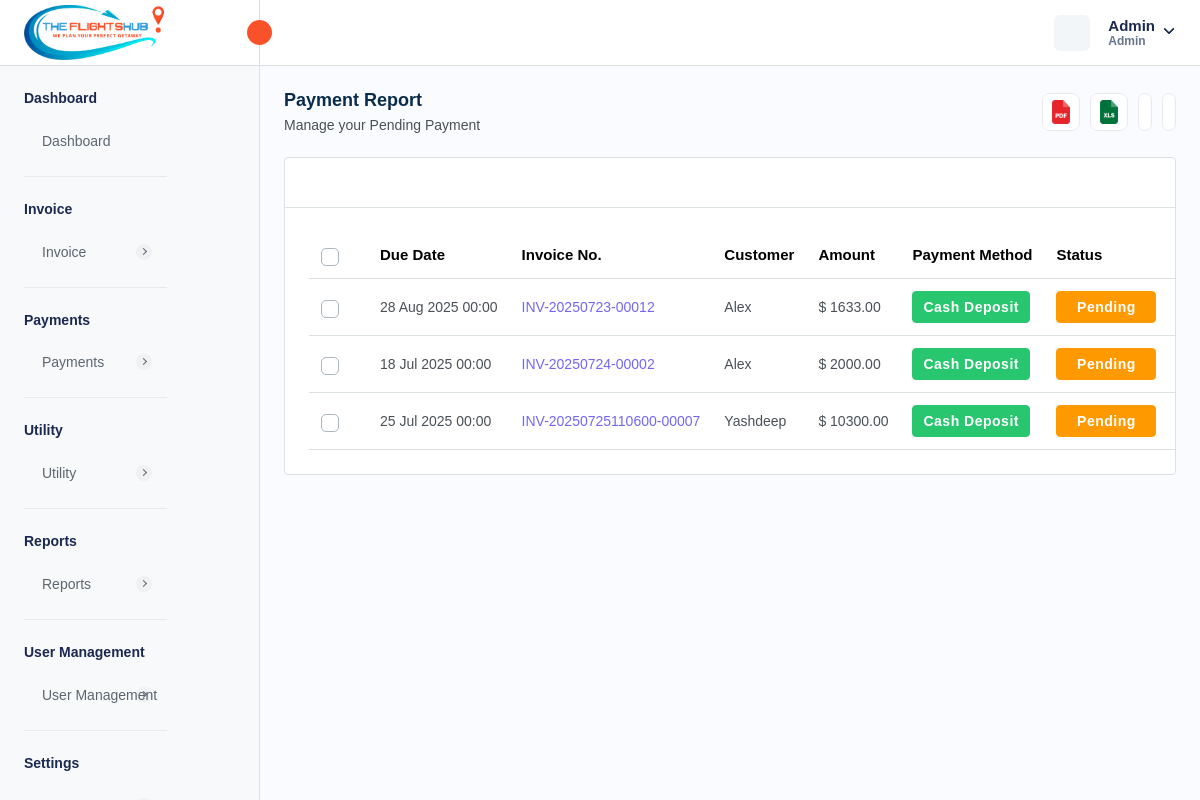
/payment-pending.php (signed in), run on the app's committed database.
### tables this page shows
CREATE TABLE `company_settings` (
  `company_id` int NOT NULL AUTO_INCREMENT,
  `company_name` varchar(255) DEFAULT NULL,
  `company_email` varchar(255) DEFAULT NULL,
  `company_phone` varchar(20) DEFAULT NULL,
  `company_website` varchar(255) DEFAULT NULL,
  `company_logo` varchar(255) DEFAULT NULL,
  `favicon` varchar(255) DEFAULT NULL,
  `address` text,
  `country` varchar(100) DEFAULT NULL,
  `state` varchar(100) DEFAULT NULL,
  `city` varchar(100) DEFAULT NULL,
  `postal_code` varchar(20) DEFAULT NULL,
  `gst_number` varchar(255) DEFAULT NULL,
  `bz_number` varchar(255) DEFAULT NULL,
  `created_at` timestamp NULL DEFAULT CURRENT_TIMESTAMP,
  `updated_at` timestamp NULL DEFAULT CURRENT_TIMESTAMP ON UPDATE CURRENT_TIMESTAMP,
  PRIMARY KEY (`company_id`)
);

CREATE TABLE `invoice` (
  `invoice_id` int NOT NULL AUTO_INCREMENT,
  `invoice_number` varchar(255) NOT NULL,
  `invoice_title` varchar(255) DEFAULT NULL,
  `payment_method` enum('CREDIT_CARD','DEBIT_CARD','CASH','CASH_DEPOSIT','NET_BANKING','PAYPAL','OTHER') NOT NULL,
  `transaction_id` varchar(255) DEFAULT NULL,
  `status` enum('PAID','PENDING','CANCELLED','REFUNDED') NOT NULL,
  `airline_name` text,
  `travel_date` varchar(45) DEFAULT NULL,
  `due_date` varchar(255) DEFAULT NULL,
  `customer_name` varchar(255) DEFAULT NULL,
  `service_id` json DEFAULT NULL,
  `from_location` text,
  `to_location` text,
  `customer_address` longtext,
  `description` longtext,
  `reminder_enabled` int NOT NULL DEFAULT '0',
  `reminder_count` int NOT NULL DEFAULT '0',
  `organization` varchar(255) DEFAULT NULL,
  `passenger_details` json DEFAULT NULL,
  `total_amount` decimal(10,2) NOT NULL,
  `created_at` timestamp NULL DEFAULT CURRENT_TIMESTAMP,
  `updated_at` timestamp NULL DEFAULT CURRENT_TIMESTAMP ON UPDATE CURRENT_TIMESTAMP,
  `created_by` int NOT NULL,
  `is_active` int NOT NULL DEFAULT '1',
  `customer_email` varchar(255) DEFAULT NULL,
  PRIMARY KEY (`invoice_id`),
  UNIQUE KEY `invoice_number_UNIQUE` (`invoice_number`),
  UNIQUE KEY `transaction_id_UNIQUE` (`transaction_id`)
);

CREATE TABLE `localization_settings` (
  `id` int NOT NULL AUTO_INCREMENT,
  `language` varchar(50) DEFAULT 'English',
  `timezone` varchar(100) DEFAULT 'UTC',
  `date_format` varchar(20) DEFAULT 'd M Y',
  `time_format` varchar(10) DEFAULT '12',
  `currency_id` int DEFAULT NULL,
  `created_at` datetime DEFAULT CURRENT_TIMESTAMP,
  `updated_at` datetime DEFAULT CURRENT_TIMESTAMP ON UPDATE CURRENT_TIMESTAMP,
  PRIMARY KEY (`id`)
);

CREATE TABLE `currency` (
  `currency_id` int NOT NULL AUTO_INCREMENT,
  `currency_name` varchar(255) DEFAULT NULL,
  `currency_code` varchar(45) DEFAULT NULL,
  `currency_symbol` varchar(45) DEFAULT NULL,
  `currency_rate` decimal(10,2) DEFAULT NULL,
  `created_at` timestamp NULL DEFAULT CURRENT_TIMESTAMP,
  `updated_at` timestamp NULL DEFAULT NULL,
  `is_active` int DEFAULT '1',
  PRIMARY KEY (`currency_id`)
);

### payment-pending.php (the view, shortened to what this page needs)
<?php
require "./database/config.php";
try {
    $stmtFetchInvoices = $db->prepare("SELECT * FROM invoice
    WHERE invoice.status = 'PENDING' AND invoice.is_active = 1
    ");
    if ($stmtFetchInvoices->execute()) {
        $invoices = $stmtFetchInvoices->get_result();
    } else {
        $_SESSION['error'] = 'Error for fetching customers';
    }
    $stmtFetchCompanySettings = $db->prepare("SELECT * FROM company_settings");
    $stmtFetchCompanySettings->execute();
    $companySettings = $stmtFetchCompanySettings->get_result()->fetch_array(MYSQLI_ASSOC);
    $stmtFetchLocalizationSettings = $db->prepare("SELECT * FROM localization_settings INNER JOIN currency ON localization_settings.currency_id = currency.currency_id;");
    $stmtFetchLocalizationSettings->execute();
    $localizationSettings = $stmtFetchLocalizationSettings->get_result()->fetch_array(MYSQLI_ASSOC);
} catch (Exception $e) {
    $_SESSION['error'] = $e;
}
?>
<!DOCTYPE html>
<html lang="en">
<head>
    <link rel="stylesheet" href="assets/css/bootstrap.min.css" />
    <link rel="stylesheet" href="assets/css/bootstrap-datetimepicker.min.css" />
    <link rel="stylesheet" href="assets/plugins/daterangepicker/daterangepicker.css" />
    <link rel="stylesheet" href="assets/css/animate.css" />
    <link rel="stylesheet" href="assets/plugins/select2/css/select2.min.css" />
    <link rel="stylesheet" href="assets/css/dataTables.bootstrap5.min.css" />
    <link rel="stylesheet" href="assets/plugins/fontawesome/css/fontawesome.min.css" />
    <link rel="stylesheet" href="assets/plugins/fontawesome/css/all.min.css" />
    <link rel="stylesheet" href="assets/css/style.css" />
    <link rel="stylesheet" href="https://cdn.jsdelivr.net/npm/notyf@3/notyf.min.css" />
</head>
<body>
    <div class="main-wrapper">
        <div class="header">
            <?php require_once("header.php"); ?>
        </div>
        <div class="sidebar" id="sidebar">
            <?php require_once("sidebar.php"); ?>
        </div>
        <div class="page-wrapper">
            <div class="content">
                <div class="page-header justify-content-between">
                    <div class="page-title">
                        <h4>Payment Report</h4>
                        <h6>Manage your Pending Payment</h6>
                    </div>
                    <ul class="table-top-head">
                        <li>
                            <a data-bs-toggle="tooltip" onclick="exportToPDF()" data-bs-placement="top" title="Pdf"><img
                                    src="assets/img/icons/pdf.svg" alt="img" /></a>
                        </li>
                        <li>
                            <a data-bs-toggle="tooltip" onclick="exportToExcel()" data-bs-placement="top"
                                title="Excel"><img src="assets/img/icons/excel.svg" alt="img" /></a>
                        </li>
                        <li>
                            <a href="" data-bs-toggle="tooltip" data-bs-placement="top" title="Refresh"></a>
                        </li>
                        <li>
                            <a data-bs-toggle="tooltip" data-bs-placement="top" title="Collapse" id="collapse-header"></a>
                        </li>
                    </ul>
                </div>
                <div class="card table-list-card">
                    <div class="card-body">
                        <div class="table-top">
                            <div class="search-set">
                                <div class="search-input">
                                    <a href="" class="btn btn-searchset"></a>
                                </div>
                            </div>
                        </div>
                        <div class="table-responsive">
                            <table id="myTable" class="table datanew">
                                <thead>
                                    <tr>
                                        <th class="no-sort">
                                            <label class="checkboxs">
                                                <span class="checkmarks"></span>
                                            </label>
                                        </th>
                                        <th>Due Date</th>
                                        <th>Invoice No.</th>
                                        <th>Customer</th>
                                        <th>Amount</th>
                                        <th>Payment Method</th>
                                        <th>Status</th>
                                        <th class="no-sort text-center">Action</th>
                                    </tr>
                                </thead>
                                <tbody>
                                    <?php foreach ($invoices->fetch_all(MYSQLI_ASSOC) as $invoice) { ?>
                                        <tr>
                                            <td>
                                                <label class="checkboxs">
                                                    <span class="checkmarks"></span>
                                                </label>
                                            </td>
                                            <td><?php $date = new DateTime($invoice['due_date']);
                                            echo $date->format(isset($localizationSettings["date_format"]) ? $localizationSettings["date_format"] : "d M Y") ?>
                                            </td>
                                            <td class="ref-number" c><?php echo $invoice['invoice_number'] ?></td>
                                            <td>
                                                <?php echo $invoice['customer_name'] ?>
                                            </td>
                                            <td>
                                                <?php echo (isset($localizationSettings["currency_symbol"]) ? $localizationSettings["currency_symbol"] : "$") . " " . $invoice['total_amount'] ?>
                                            </td>
                                            <td class="payment-info">
                                                <?php if ($invoice['payment_method'] == 'CREDIT_CARD') { ?>
                                                    <span class="badge badge-lg bg-success">Credit Card</span>
                                                <?php } elseif ($invoice['payment_method'] == 'DEBIT_CARD') { ?>
                                                    <span class="badge badge-lg bg-success">Debit Card</span>
                                                <?php } elseif ($invoice['payment_method'] == 'CASH') { ?>
                                                    <span class="badge badge-lg bg-success">Cash</span>
                                                <?php } elseif ($invoice['payment_method'] == 'CASH_DEPOSIT') { ?>
                                                    <span class="badge badge-lg bg-success">Cash Deposit</span>
                                                <?php } elseif ($invoice['payment_method'] == 'NET_BANKING') { ?>
                                                    <span class="badge badge-lg bg-primary">Net Banking</span>
                                                <?php } elseif ($invoice['payment_method'] == 'PAYPAL') { ?>
                                                    <span class="badge badge-lg bg-primary">Paypal</span>
                                                <?php } elseif ($invoice['payment_method'] == 'OTHER') { ?>
                                                    <span class="badge badge-lg bg-warning">Other</span>
                                                <?php } ?>
                                            </td>
                                            <td>
                                                <?php if ($invoice['status'] == 'PAID') { ?>
                                                    <span class="badge badge-lg bg-success">Paid</span>
                                                <?php } elseif ($invoice['status'] == 'CANCELLED') { ?>
                                                    <span class="badge badge-lg bg-danger">Cancelled</span>
                                                <?php } elseif ($invoice['status'] == 'PENDING') { ?>
                                                    <span class="badge badge-lg bg-warning">Pending</span>
                                                <?php } elseif ($invoice['status'] == 'REFUNDED') { ?>
                                                    <span class="badge badge-lg bg-primary">Refunded</span>
                                                <?php } ?>
                                            </td>
                                            <td class="text-center">
                                            </td>
                                        </tr>
                                    <?php } ?>
                                </tbody>
                            </table>
                        </div>
                    </div>
                </div>
            </div>
        </div>
    </div>
</body>
</html>

### header.php (shortened to what this page needs)
<div class="header">
    <div class="header-left active">
        <a href="admin-dashboard.php" class="logo logo-normal">
            <img src="<?= isset($companySettings['company_logo']) ? $companySettings['company_logo'] : "assets/img/logo/vis-logo.png" ?>" alt="" />
        </a>
        <a id="toggle_btn" href="javascript:void(0);">
            <i data-feather="chevrons-left" class="feather-16"></i>
        </a>
    </div>
    <ul class="nav user-menu">
        <li class="nav-item nav-item-box">
            <a href="javascript:void(0);" id="btnFullscreen">
            </a>
        </li>
        <li class="nav-item dropdown has-arrow main-drop">
            <a href="javascript:void(0);" class="dropdown-toggle nav-link userset" data-bs-toggle="dropdown">
                <span class="user-info">
                    <span class="user-detail">
                        <span
                            class="user-name"><?php echo isset($_SESSION['admin_name']) ? $_SESSION['admin_name'] : "Vibrantick" ?></span>
                        <span class="user-role"><?php echo isset($_SESSION['admin_role']) ? $_SESSION['admin_role'] : "Admin"  ?></span>
                    </span>
                </span>
            </a>
        </li>
    </ul>
</div>

### data on the page
company_settings: company_logo (picture)
invoice: due_date.date_format "28 Aug 2025 00:00", invoice_number "INV-20250723-00012", customer_name "Alex", total_amount "1633.00", payment_method "Cash Deposit", status "Pending"
currency: currency_symbol "$"
invoice: due_date.date_format "18 Jul 2025 00:00", invoice_number "INV-20250724-00002", customer_name "Alex", total_amount "2000.00", payment_method "Cash Deposit", status "Pending"
invoice: due_date.date_format "25 Jul 2025 00:00", invoice_number "INV-20250725110600-00007", customer_name "Yashdeep", total_amount "10300.00", payment_method "Cash Deposit", status "Pending"

### other printed values
$_SESSION['admin_name'] "Admin"
$_SESSION['admin_role'] "Admin"
